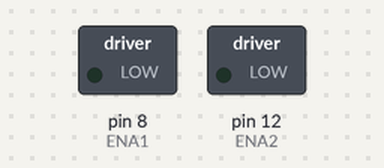
The sketch below on a simulated Arduino Mega 2560, built with avr-gcc and run on an emulated ATmega2560. Shown: switched loads named in the sketch (green lamp = pin HIGH).

Above: at 0.05 s.
At 0.95 s:
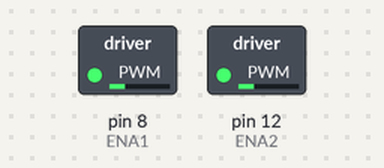
At 1.75 s:
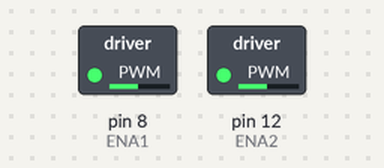
At 3.5 s:
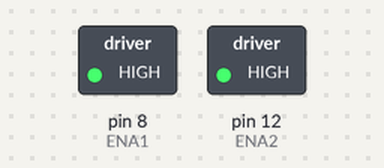
Timing chart, 0 to 5.0 s (numbered marks = the images above):
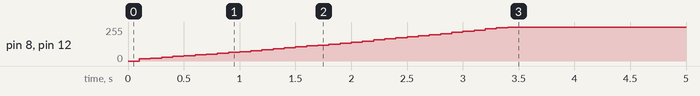

Measured:
- by itself, pin 8 (ENA1), pin 12 (ENA2): moves from 0/255 to 255/255 over 3.3 s

The sketch:

D_shaped_bot_driver.ino
```cpp
#if (ARDUINO >= 100)
#include <Arduino.h>
#else
#include <WProgram.h>
#endif
#define right_encoderA     19     // (interrupt numbers 1)
#define right_encoderB     38

#define left_encoderA      18     // (interrupt numbers 5)
#define left_encoderB      31     // (interrupt numbers 4)
#define SMOOTH             10
#define sign(x) (x > 0) - (x < 0) // if x>0 --> 1 , if x<0 --> -1, if x=0 --> 0
#define LOOPTIME          100

#define ENA1 8                    // PWMC
#define Right_in1 36              // DIRC2
#define Right_in2 37              // DIRC1

#define ENA2 12                   // PWMD
#define Left_in1 34               // DIRD1
#define Left_in2 35               // DIRD2

#include <Wire.h>
#include <Encoder.h>
#include "config.h"
#include "encoder.h"
#include "robot_specs.h"

enum
{
  Start,          // 0
  rpm_req,        // 1
  right_rpm_req,  // 2
  left_rpm_req,   // 3
  Rate,           // 4
  actual_rpm,      // 5
  imu             // 6
};


unsigned long lastMilli = 0;

double desire_rpm_right = 0;
double actual_rpm_right = 0;

double desire_rpm_left = 0;
double actual_rpm_left = 0;

int right_pwm = 0;
int left_pwm = 0;

volatile long right_count;
volatile long left_count;
long prev_right_count = 0;
long prev_left_count = 0;


void setup()
{
  Serial.begin(9600);

  setupMotors();
}

void loop()
{
  unsigned long time_t = millis();
  if (time_t - lastMilli >= LOOPTIME)   {  // enter timed loop ( 100 ms or greater)


    long delta_t = time_t - lastMilli;
    getMotorData(delta_t);
    float delta_t_sec = delta_t / 1000.0;

    right_pwm = updatePid(1, right_pwm, desire_rpm_right, actual_rpm_right,delta_t_sec);
    left_pwm = updatePid(2, left_pwm, desire_rpm_left, actual_rpm_left,delta_t_sec);

    if (right_pwm > 0 && left_pwm > 0)
    {
      Forward();
    }
    else if (right_pwm < 0 && left_pwm < 0)
    {
      Backward();
    }
    else if (right_pwm > 0 && left_pwm < 0)
    {
      Right();
    }
    else if (right_pwm < 0 && left_pwm > 0)
    {
      Left();
    }
    if (right_pwm == 0 && left_pwm == 0)
    {
      Release();
    }


    lastMilli = time_t;
  }
}
```

config.h
```cpp
#ifndef _CONFIG_H_
#define _CONFIG_H_
//Motor Pin
#define ENA2 12    //Left Motor
#define Left_in1 34
#define Left_in2 35  // Left Motor Direction

#define ENA1 8    //Right Motor
#define Right_in1 37
#define Right_in2 36  //Right Motor Direction


#endif
```

motor.ino
```cpp
void setupMotors() {
  desire_rpm_right = 10;
  desire_rpm_left = 10;
  actual_rpm_right = 0;
  actual_rpm_left = 0;

  right_pwm = 0;
  left_pwm = 0;
  Release();
}

void getMotorData(unsigned long time_)  {
  actual_rpm_right = double((right_count - prev_right_count) * 60000) / double(time_ * new_enc_ticks);
  actual_rpm_left = double((left_count - prev_left_count) * 60000) / double(time_ * new_enc_ticks);

  prev_right_count = right_count;
  prev_left_count = left_count;
}
int updatePid(int id, int old_pwm, double targetValue, double currentValue,float dt)
{
  double pidTerm = 0;
  double error = 0;
  double new_pwm = 0;
  static double prev_right_err  = 0;
  static double prev_left_err  = 0;
  static double right_integral_err  = 0;
  static double left_integral_err  = 0;

  error = targetValue - currentValue;

  if (id == 1)
  {
    right_integral_err  += (error*dt);
    pidTerm = RKp * error + RKi * right_integral_err + RKd * ( (error - prev_right_err )/dt );
    prev_right_err  = error;
  }
  if (id == 2)
  {
    left_integral_err  += (error*dt);
    pidTerm = LKp * error + LKi * left_integral_err + LKd * ( (error - prev_left_err )/dt );
    prev_left_err  = error;
  }
  new_pwm = constrain(double(old_pwm) + pidTerm, -255, 255);
  return int(new_pwm);
}

void Forward() {
  digitalWrite(Right_in1, LOW);
  digitalWrite(Right_in2, HIGH);
  digitalWrite(Left_in1, LOW);
  digitalWrite(Left_in2, HIGH);
  analogWrite(ENA1, abs(right_pwm));
  analogWrite(ENA2, abs(left_pwm));
}

void Backward() {
  digitalWrite(Right_in1, HIGH);
  digitalWrite(Right_in2, LOW);
  digitalWrite(Left_in1, HIGH);
  digitalWrite(Left_in2, LOW);
  analogWrite(ENA1, abs(right_pwm));
  analogWrite(ENA2, abs(left_pwm));
}

void Left() {
  digitalWrite(Right_in1, HIGH);
  digitalWrite(Right_in2, LOW);
  digitalWrite(Left_in1, LOW);
  digitalWrite(Left_in2, HIGH);
  analogWrite(ENA1, abs(right_pwm));
  analogWrite(ENA2, abs(left_pwm));
}

void Right() {
  digitalWrite(Right_in1, LOW);
  digitalWrite(Right_in2, HIGH);
  digitalWrite(Left_in1, HIGH);
  digitalWrite(Left_in2, LOW);
  analogWrite(ENA1, abs(right_pwm));
  analogWrite(ENA2, abs(left_pwm));
}

void Release() {
  digitalWrite(Right_in1, LOW);
  digitalWrite(Right_in2, LOW);
  digitalWrite(Left_in1, LOW);
  digitalWrite(Left_in2, LOW);
  analogWrite(ENA1, 0);
  analogWrite(ENA2, 0);
}
//void setPWM() {
  //analogWrite(ENA1, abs(right_pwm));
  //analogWrite(ENA2, abs(left_pwm));
//}
```

robot_specs.h
```cpp
#ifndef ROBOT_SPECS_H
#define ROBOT_SPECS_H

#define encoder_pulse   11
#define gear_ratio      30
#define wheel_diameter  0.069   // meter
#define track_width     0.211   // meter ////edit
#define MAX_RPM         50 /// edit
#define pi              3.1415926
#define two_pi          6.2831853
#define new_enc_ticks   1320
#define RKp             0.6
#define RKi             0.1
#define RKd             0.1
#define LKp             0.6
#define LKi             0.1
#define LKd             0.1
#endif
```
